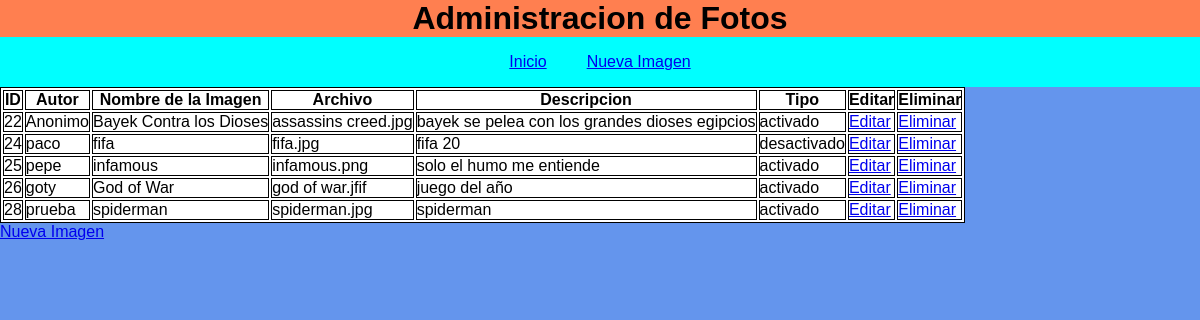
The page /administracion/listarimagenes.php on the database its author committed.
### tables this page shows
CREATE TABLE `galeri` (
  `id` int(11) NOT NULL,
  `autor` varchar(12) NOT NULL,
  `nombre` varchar(30) NOT NULL,
  `foto` varchar(200) NOT NULL,
  `descripcion` text NOT NULL,
  `tipo` text NOT NULL
);

### administracion/listarimagenes.php (the view, shortened to what this page needs)
<?php
    include_once "conexionbasededatos.php";
    $sentencia = $base_de_datos->query("SELECT * FROM galeri;");
    $imagenes = $sentencia->fetchAll(PDO::FETCH_OBJ);
    ?>
<!DOCTYPE html>
<html lang="es">
<head>
    <link rel="stylesheet" href="../estilos/estilos.css">
</head>
<body>
    <h1> Administracion de Fotos </h1>
    <header>
    <nav class="menu">
        <ul>
            <li><a href="../index.php">Inicio</a></li>
            <li><a href="formulario.html">Nueva Imagen</a></li>
        </ul>
    </nav>
</header>
    <table>
            <thead>
                <tr>
                    <th>ID</th>
                    <th>Autor</th>
                    <th>Nombre de la Imagen</th>
                    <th>Archivo</th>
                    <th>Descripcion</th>
                    <th>Tipo</th>
                    <th>Editar</th>
                    <th>Eliminar</th>
                </tr>
            </thead>
            <tbody>
                <?php foreach($imagenes as $imagen){ ?>
                <tr>
                    <td><?php echo $imagen->id ?></td>
                    <td><?php echo $imagen->autor ?></td>
                    <td><?php echo $imagen->nombre ?></td>
                    <td><?php echo $imagen->foto ?></td>
                    <td><?php echo $imagen->descripcion ?></td>
                    <td><?php echo $imagen->tipo ?></td>
                    <td><a href="<?php echo "editar.php?id=" . $imagen->id?>">Editar</a></td>
                    <td><a href="<?php echo "eliminar.php?id=" . $imagen->id?>">Eliminar</a></td>
                </tr>
                <?php } ?>
            </tbody>
        </table>
            <a href="formulario.html">Nueva Imagen</a></li>
</body>
</html>

### estilos/estilos.css (style rules this page uses)
h1 { background-color: coral; color: black; text-align: center; }
body { background-color: cornflowerblue; }
* { margin: 0; padding: 0; font-family: arial; box-sizing: border-box; }
header { width: 100%; height: 50px; background: cyan; }
.menu { width: 100%; height: 50px; display: flex; }
.menu ul { display: flex; margin: auto; }
.menu li { list-style: none; padding: 15px 20px; }

### administracion/listarimagenes.php (style rules this page uses)
table, th, td { border: 1px solid black; background-color: white; }

### rows shown on the page
galeri: id "22", autor "Anonimo", nombre "Bayek Contra los Dioses", foto "assassins creed.jpg", descripcion "bayek se pelea con los grandes dioses egipcios", tipo "activado"
galeri: id "24", autor "paco", nombre "fifa", foto "fifa.jpg", descripcion "fifa 20", tipo "desactivado"
galeri: id "25", autor "pepe", nombre "infamous", foto "infamous.png", descripcion "solo el humo me entiende", tipo "activado"
galeri: id "26", autor "goty", nombre "God of War", foto "god of war.jfif", descripcion "juego del año", tipo "activado"
galeri: id "28", autor "prueba", nombre "spiderman", foto "spiderman.jpg", descripcion "spiderman", tipo "activado"
